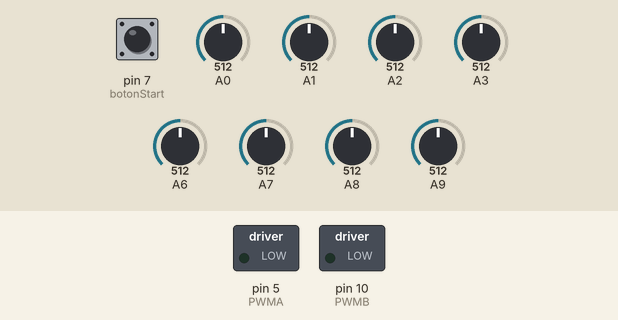
Simulated run of this program. Board: SparkFun Pro Micro, built with avr-gcc and run on an emulated ATmega32U4. On the bench: switched loads named in the program (green lamp = pin HIGH). Inputs (shaded band) come from the test bench; at power-on: pin 7 (botonStart) LOW, A0 = 512, A1 = 512, A2 = 512, A6 = 512, A3 = 512, A7 = 512, A8 = 512, A9 = 512.

Above: at 0.8 s.
0.9 s: pin 7 (botonStart) pulled HIGH for 0.15 s
At 3.1 s:
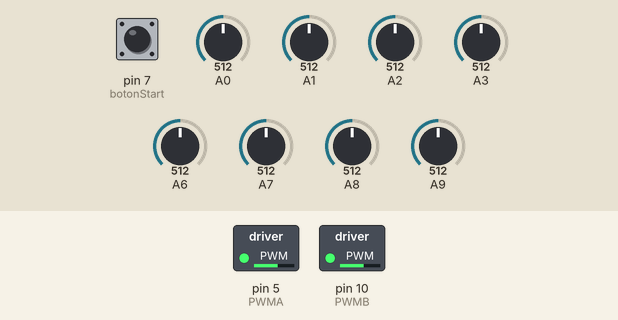
3.4 s: A0 set to 716
At 4.4 s:
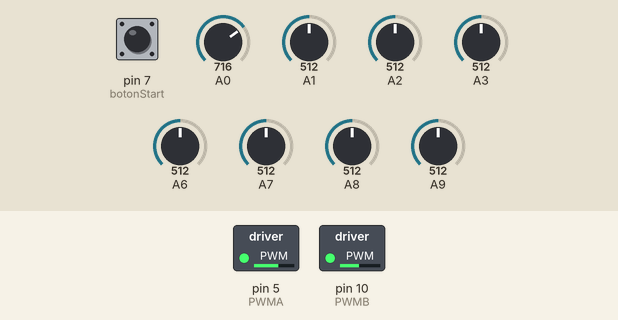
6.4 s: A1 set to 716
9.4 s: A2 set to 140
12.4 s: A6 set to 716
At 12.87 s:
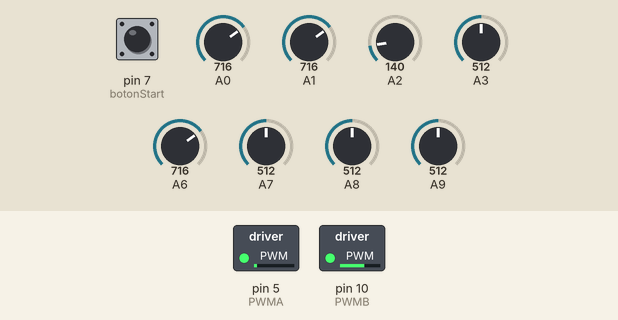
15.4 s: A3 set to 716
At 18.6 s:
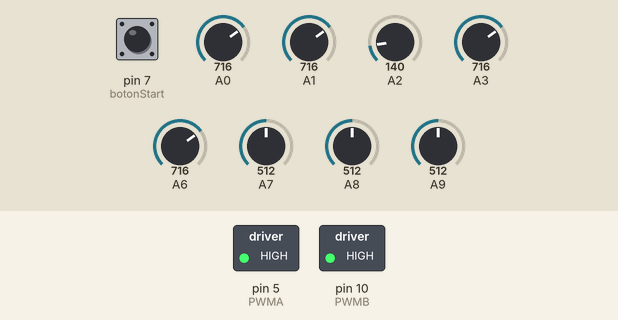
Timing chart, 0 to 31.3 s (numbered marks = the images above; inputs shaded):
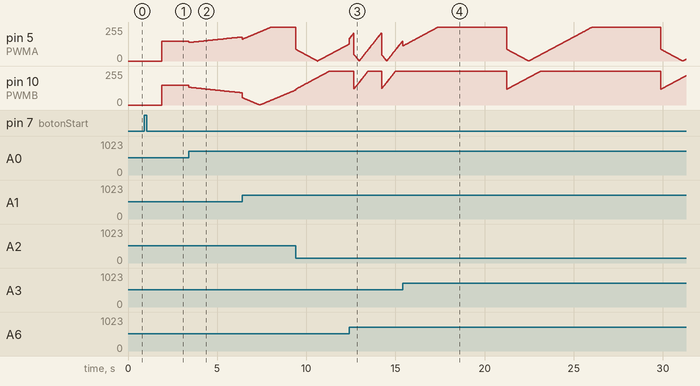

The program:

main.cpp
```cpp
#include <Arduino.h>
#include <QTRSensors.h>

// followline PID algorithm for Bricolabs Raptor robot
// Arduino Pro Micro, TB6612 driver, Pololu QTR-8 sensor

// TB6612 driver pinout

// Botón start
const int botonStart = 7;
boolean botonPresionado = false;

// Motor A
const int STBY = 15; // standby
const int PWMA = 5; // speed and direction control motor A (left)
const int AIN1 = 2;
const int AIN2 = 3;

// Motor B
const int PWMB = 10; // speed and direction control motor B (right)
const int BIN1 = 16;
const int BIN2 = 14;

// Pololu QTR-8A analog array readout
QTRSensors qtr;

const uint8_t SensorCount = 8;
uint16_t sensorValues[SensorCount];

// parameters and variables for non linear PID
const int vmin=80;
const int vmax=150;
const float kp=.015;
const float ki=0.0003;
const float kd=0.2;
const float kv=0.07;
int p,d,u,vbase;
long i=0;
int p_old=0;

void drive(int L, int R) { // speed for wheels Left and Right, positive is forward
  L=constrain(L,-255,255); // avoid PWM overflow
  R=constrain(R,-255,255);

  digitalWrite(AIN1, L<0); // switch < and >= if left wheel doesnt spin as expected
  digitalWrite(AIN2, L>=0);
  analogWrite(PWMA, abs(L));

  digitalWrite(BIN1, R<0); // switch < and >= if left wheel doesnt spin as expected
  digitalWrite(BIN2, R>=0);
  analogWrite(PWMB, abs(R));
}

void setup() {
  pinMode(botonStart, INPUT);
  qtr.setTypeAnalog();
  qtr.setSensorPins((const uint8_t[]) {A6, A7, A8, A9, A0, A1, A2, A3}, SensorCount);

  while (!botonPresionado) {
    if (digitalRead(botonStart) == HIGH)
      botonPresionado = true;
    }
  delay(1000);  // esperamos 1 segundo
}

void loop() {

  digitalWrite(STBY, HIGH);
  qtr.read(sensorValues); // read raw sensor values


  // print the sensor values as numbers from 0 to 1023, where 0 means maximum
  // reflectance and 1023 means minimum reflectance
  /*
  for (uint8_t i = 0; i < SensorCount; i++)
  {
    Serial.print(sensorValues[i]);
    Serial.print('\t');
  }
  Serial.println();
  */

  p = -7*sensorValues[0]-5*sensorValues[1]-3*sensorValues[2]-sensorValues[3]+sensorValues[4]+3*sensorValues[5]+5*sensorValues[6]+7*sensorValues[7];
  i=i+p;
  d=p-p_old;
  p_old=p;
  if ((p*i)<0) i=0;  // integral windup

  u=kp*p+ki*i+kd*d;
  vbase=vmin+(vmax-vmin)*exp(-kv*abs(kp*p));

  /*// Test vel
  Serial.print(vbase+u);
  Serial.print(" ; ");
  Serial.println(vbase-u);
  */
  drive(vbase+u,vbase-u);
}
```

Measured:
- after the input at 0.9 s, pin 5 (PWMA), pin 10 (PWMB): 0/255 → 150/255 after 1.0 s
- after the input at 3.4 s, pin 10 (PWMB): moves from 150/255 to 92/255 over 2.9 s, starting at once
- after the input at 12.4 s, pin 10 (PWMB): ramps from 122/255 to 255/255 and jumps back, once every 1.5 s
- after the input at 15.4 s, pin 10 (PWMB): stops changing and stays 255/255
